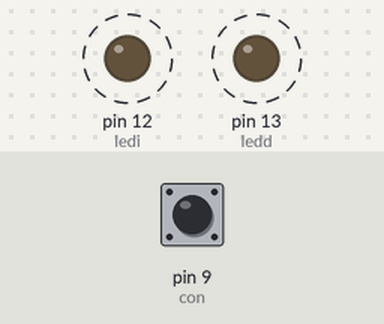
A sketch run on a simulated Arduino Uno, built with avr-gcc and run on an emulated ATmega328P. Shown: output pins drawn as LEDs (lit = HIGH). Dashed ring = blinking. The inputs (shaded band) are chosen by the test bench; at power-on: pin 9 (con) HIGH.

Above: at 6.8 s.
6.9 s: pin 9 (con) pulled LOW for 1.5 s
At 11.4 s:
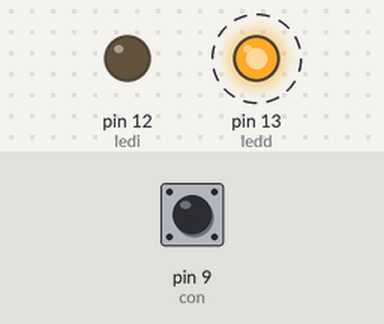
At 15.4 s:
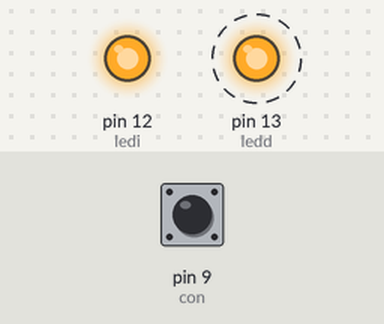
Timing chart, 0 to 17.5 s (numbered marks = the images above; inputs shaded):
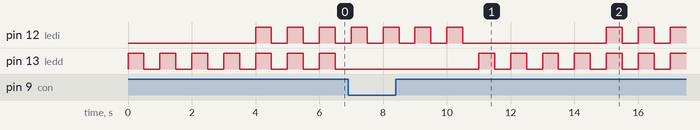

The sketch:

tema4-7.ino
```cpp
#define ledd 13
#define ledi 12
#define con 9
int primero = 0;


void setup() {
  // put your setup code here, to run once:
  pinMode(ledd, OUTPUT);
  pinMode(ledi, OUTPUT);
  pinMode(con, INPUT_PULLUP);
}

void loop() {
  // put your main code here, to run repeatedly:
  while (primero < 4) {
    digitalWrite(ledd, HIGH);
    delay(500);
    digitalWrite(ledd, LOW);
    delay(500);
    primero++;
  }
  primero = 0;
  while (digitalRead(con) == HIGH) {
    digitalWrite(ledd, HIGH);
    digitalWrite(ledi, HIGH);
    delay(500);
    digitalWrite(ledd, LOW);
    digitalWrite(ledi, LOW);
    delay(500);
  }
  while (primero < 4) {
    digitalWrite(ledi, HIGH);
    delay(500);
    digitalWrite(ledi, LOW);
    delay(500);
    primero++;
  }
  primero = 0;
}
```
